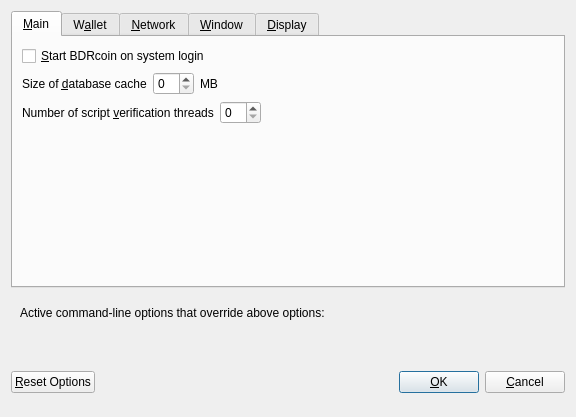
<?xml version="1.0" encoding="UTF-8"?>
<ui version="4.0">
 <class>OptionsDialog</class>
 <widget class="QDialog" name="OptionsDialog">
  <property name="geometry">
   <rect>
    <x>0</x>
    <y>0</y>
    <width>576</width>
    <height>417</height>
   </rect>
  </property>
  <property name="windowTitle">
   <string>Options</string>
  </property>
  <property name="modal">
   <bool>true</bool>
  </property>
  <layout class="QVBoxLayout" name="verticalLayout">
   <item>
    <widget class="QTabWidget" name="tabWidget">
     <property name="currentIndex">
      <number>0</number>
     </property>
     <widget class="QWidget" name="tabMain">
      <attribute name="title">
       <string>&amp;Main</string>
      </attribute>
      <layout class="QVBoxLayout" name="verticalLayout_Main">
       <item>
        <widget class="QCheckBox" name="bitcoinAtStartup">
         <property name="toolTip">
          <string>Automatically start BDRcoin after logging in to the system.</string>
         </property>
         <property name="text">
          <string>&amp;Start BDRcoin on system login</string>
         </property>
        </widget>
       </item>
       <item>
        <layout class="QHBoxLayout" name="horizontalLayout_2_Main">
         <item>
          <widget class="QLabel" name="databaseCacheLabel">
           <property name="text">
            <string>Size of &amp;database cache</string>
           </property>
           <property name="textFormat">
            <enum>Qt::PlainText</enum>
           </property>
           <property name="buddy">
            <cstring>databaseCache</cstring>
           </property>
          </widget>
         </item>
         <item>
          <widget class="QSpinBox" name="databaseCache"/>
         </item>
         <item>
          <widget class="QLabel" name="databaseCacheUnitLabel">
           <property name="text">
            <string>MB</string>
           </property>
           <property name="textFormat">
            <enum>Qt::PlainText</enum>
           </property>
          </widget>
         </item>
         <item>
          <spacer name="horizontalSpacer_2_Main">
           <property name="orientation">
            <enum>Qt::Horizontal</enum>
           </property>
           <property name="sizeHint" stdset="0">
            <size>
             <width>40</width>
             <height>20</height>
            </size>
           </property>
          </spacer>
         </item>
        </layout>
       </item>
       <item>
        <layout class="QHBoxLayout" name="horizontalLayout_3_Main">
         <item>
          <widget class="QLabel" name="threadsScriptVerifLabel">
           <property name="text">
            <string>Number of script &amp;verification threads</string>
           </property>
           <property name="textFormat">
            <enum>Qt::PlainText</enum>
           </property>
           <property name="buddy">
            <cstring>threadsScriptVerif</cstring>
           </property>
          </widget>
         </item>
         <item>
          <widget class="QSpinBox" name="threadsScriptVerif">
           <property name="toolTip">
            <string>(0 = auto, &lt;0 = leave that many cores free)</string>
           </property>
          </widget>
         </item>
         <item>
          <spacer name="horizontalSpacer_3_Main">
           <property name="orientation">
            <enum>Qt::Horizontal</enum>
           </property>
           <property name="sizeHint" stdset="0">
            <size>
             <width>40</width>
             <height>20</height>
            </size>
           </property>
          </spacer>
         </item>
        </layout>
       </item>
       <item>
        <spacer name="verticalSpacer_Main">
         <property name="orientation">
          <enum>Qt::Vertical</enum>
         </property>
         <property name="sizeHint" stdset="0">
          <size>
           <width>20</width>
           <height>40</height>
          </size>
         </property>
        </spacer>
       </item>
      </layout>
     </widget>
     <widget class="QWidget" name="tabWallet">
      <attribute name="title">
       <string>W&amp;allet</string>
      </attribute>
      <layout class="QVBoxLayout" name="verticalLayout_Wallet">
       <item>
        <widget class="QGroupBox" name="groupBox">
         <property name="title">
          <string>Expert</string>
         </property>
         <layout class="QVBoxLayout" name="verticalLayout_2">
          <item>
           <widget class="QCheckBox" name="coinControlFeatures">
            <property name="toolTip">
             <string>Whether to show coin control features or not.</string>
            </property>
            <property name="text">
             <string>Enable coin &amp;control features</string>
            </property>
           </widget>
          </item>
          <item>
           <widget class="QCheckBox" name="showMasternodesTab">
            <property name="toolTip">
             <string>Show additional tab listing all your masternodes in first sub-tab&lt;br/&gt;and all masternodes on the network in second sub-tab.</string>
            </property>
            <property name="text">
             <string>Show Masternodes Tab</string>
            </property>
           </widget>
          </item>
          <item>
           <widget class="QCheckBox" name="spendZeroConfChange">
            <property name="toolTip">
             <string>If you disable the spending of unconfirmed change, the change from a transaction&lt;br/&gt;cannot be used until that transaction has at least one confirmation.&lt;br/&gt;This also affects how your balance is computed.</string>
            </property>
            <property name="text">
             <string>&amp;Spend unconfirmed change</string>
            </property>
           </widget>
          </item>
         </layout>
        </widget>
       </item>
       <item>
        <spacer name="verticalSpacer_Wallet">
         <property name="orientation">
          <enum>Qt::Vertical</enum>
         </property>
         <property name="sizeHint" stdset="0">
          <size>
           <width>20</width>
           <height>40</height>
          </size>
         </property>
        </spacer>
       </item>
      </layout>
     </widget>
     <widget class="QWidget" name="tabNetwork">
      <attribute name="title">
       <string>&amp;Network</string>
      </attribute>
      <layout class="QVBoxLayout" name="verticalLayout_Network">
       <item>
        <widget class="QCheckBox" name="mapPortUpnp">
         <property name="toolTip">
          <string>Automatically open the BDRcoin client port on the router. This only works when your router supports UPnP and it is enabled.</string>
         </property>
         <property name="text">
          <string>Map port using &amp;UPnP</string>
         </property>
        </widget>
       </item>
       <item>
        <widget class="QCheckBox" name="allowIncoming">
         <property name="toolTip">
          <string>Accept connections from outside</string>
         </property>
         <property name="text">
          <string>Allow incoming connections</string>
         </property>
        </widget>
       </item>
       <item>
        <widget class="QCheckBox" name="connectSocks">
         <property name="toolTip">
          <string>Connect to the BDRcoin network through a SOCKS5 proxy.</string>
         </property>
         <property name="text">
          <string>&amp;Connect through SOCKS5 proxy (default proxy):</string>
         </property>
        </widget>
       </item>
       <item>
        <layout class="QHBoxLayout" name="horizontalLayout_1_Network">
         <item>
          <widget class="QLabel" name="proxyIpLabel">
           <property name="text">
            <string>Proxy &amp;IP:</string>
           </property>
           <property name="textFormat">
            <enum>Qt::PlainText</enum>
           </property>
           <property name="buddy">
            <cstring>proxyIp</cstring>
           </property>
          </widget>
         </item>
         <item>
          <widget class="QValidatedLineEdit" name="proxyIp">
           <property name="minimumSize">
            <size>
             <width>140</width>
             <height>0</height>
            </size>
           </property>
           <property name="maximumSize">
            <size>
             <width>140</width>
             <height>16777215</height>
            </size>
           </property>
           <property name="toolTip">
            <string>IP address of the proxy (e.g. IPv4: 127.0.0.1 / IPv6: ::1)</string>
           </property>
          </widget>
         </item>
         <item>
          <widget class="QLabel" name="proxyPortLabel">
           <property name="text">
            <string>&amp;Port:</string>
           </property>
           <property name="textFormat">
            <enum>Qt::PlainText</enum>
           </property>
           <property name="buddy">
            <cstring>proxyPort</cstring>
           </property>
          </widget>
         </item>
         <item>
          <widget class="QLineEdit" name="proxyPort">
           <property name="minimumSize">
            <size>
             <width>55</width>
             <height>0</height>
            </size>
           </property>
           <property name="maximumSize">
            <size>
             <width>55</width>
             <height>16777215</height>
            </size>
           </property>
           <property name="toolTip">
            <string>Port of the proxy (e.g. 9050)</string>
           </property>
          </widget>
         </item>
         <item>
          <spacer name="horizontalSpacer_1_Network">
           <property name="orientation">
            <enum>Qt::Horizontal</enum>
           </property>
           <property name="sizeHint" stdset="0">
            <size>
             <width>40</width>
             <height>20</height>
            </size>
           </property>
          </spacer>
         </item>
        </layout>
       </item>
       <item>
        <spacer name="verticalSpacer_Network">
         <property name="orientation">
          <enum>Qt::Vertical</enum>
         </property>
         <property name="sizeHint" stdset="0">
          <size>
           <width>20</width>
           <height>40</height>
          </size>
         </property>
        </spacer>
       </item>
      </layout>
     </widget>
     <widget class="QWidget" name="tabWindow">
      <attribute name="title">
       <string>&amp;Window</string>
      </attribute>
      <layout class="QVBoxLayout" name="verticalLayout_Window">
       <item>
        <widget class="QCheckBox" name="minimizeToTray">
         <property name="toolTip">
          <string>Show only a tray icon after minimizing the window.</string>
         </property>
         <property name="text">
          <string>&amp;Minimize to the tray instead of the taskbar</string>
         </property>
        </widget>
       </item>
       <item>
        <widget class="QCheckBox" name="minimizeOnClose">
         <property name="toolTip">
          <string>Minimize instead of exit the application when the window is closed. When this option is enabled, the application will be closed only after selecting Quit in the menu.</string>
         </property>
         <property name="text">
          <string>M&amp;inimize on close</string>
         </property>
        </widget>
       </item>
       <item>
        <spacer name="verticalSpacer_Window">
         <property name="orientation">
          <enum>Qt::Vertical</enum>
         </property>
         <property name="sizeHint" stdset="0">
          <size>
           <width>20</width>
           <height>40</height>
          </size>
         </property>
        </spacer>
       </item>
      </layout>
     </widget>
     <widget class="QWidget" name="tabDisplay">
      <attribute name="title">
       <string>&amp;Display</string>
      </attribute>
      <layout class="QVBoxLayout" name="verticalLayout_Display">
       <item>
        <layout class="QHBoxLayout" name="horizontalLayout_1_Display">
         <item>
          <widget class="QLabel" name="langLabel">
           <property name="text">
            <string>User Interface &amp;language:</string>
           </property>
           <property name="textFormat">
            <enum>Qt::PlainText</enum>
           </property>
           <property name="buddy">
            <cstring>lang</cstring>
           </property>
          </widget>
         </item>
         <item>
          <widget class="QValueComboBox" name="lang">
           <property name="toolTip">
            <string>The user interface language can be set here. This setting will take effect after restarting BDRcoin.</string>
           </property>
          </widget>
         </item>
        </layout>
       </item>
       <item>
        <widget class="QLabel" name="label_3">
         <property name="toolTip">
          <string notr="true"/>
         </property>
         <property name="statusTip">
          <string notr="true"/>
         </property>
         <property name="whatsThis">
          <string notr="true"/>
         </property>
         <property name="accessibleName">
          <string notr="true"/>
         </property>
         <property name="text">
          <string>Language missing or translation incomplete? Help contributing translations here:
https://www.transifex.com/bdrcoin/bdrcoin-translations</string>
         </property>
         <property name="wordWrap">
          <bool>true</bool>
         </property>
         <property name="openExternalLinks">
          <bool>true</bool>
         </property>
         <property name="textInteractionFlags">
          <set>Qt::TextBrowserInteraction</set>
         </property>
        </widget>
       </item>
       <item>
        <layout class="QHBoxLayout" name="horizontalLayout_4_Display" stretch="0,0">
         <item>
          <widget class="QLabel" name="themeLabel">
           <property name="text">
            <string>User Interface Theme:</string>
           </property>
          </widget>
         </item>
         <item>
          <widget class="QValueComboBox" name="theme"/>
         </item>
        </layout>
       </item>
       <item>
        <widget class="Line" name="line">
         <property name="orientation">
          <enum>Qt::Horizontal</enum>
         </property>
        </widget>
       </item>
       <item>
        <layout class="QHBoxLayout" name="horizontalLayout_2_Display">
         <item>
          <widget class="QLabel" name="unitLabel">
           <property name="text">
            <string>&amp;Unit to show amounts in:</string>
           </property>
           <property name="textFormat">
            <enum>Qt::PlainText</enum>
           </property>
           <property name="buddy">
            <cstring>unit</cstring>
           </property>
          </widget>
         </item>
         <item>
          <widget class="QValueComboBox" name="unit">
           <property name="toolTip">
            <string>Choose the default subdivision unit to show in the interface and when sending coins.</string>
           </property>
          </widget>
         </item>
        </layout>
       </item>
       <item>
        <layout class="QHBoxLayout" name="horizontalLayout_5_Display">
         <item>
          <widget class="QLabel" name="digitsLabel">
           <property name="text">
            <string>Decimal digits</string>
           </property>
          </widget>
         </item>
         <item>
          <widget class="QValueComboBox" name="digits"/>
         </item>
        </layout>
       </item>
       <item>
        <layout class="QHBoxLayout" name="horizontalLayout_3_Display">
         <item>
          <widget class="QLabel" name="thirdPartyTxUrlsLabel">
           <property name="toolTip">
            <string>Third party URLs (e.g. a block explorer) that appear in the transactions tab as context menu items. %s in the URL is replaced by transaction hash. Multiple URLs are separated by vertical bar |.</string>
           </property>
           <property name="text">
            <string>Third party transaction URLs</string>
           </property>
           <property name="buddy">
            <cstring>thirdPartyTxUrls</cstring>
           </property>
          </widget>
         </item>
         <item>
          <widget class="QLineEdit" name="thirdPartyTxUrls">
           <property name="toolTip">
            <string>Third party URLs (e.g. a block explorer) that appear in the transactions tab as context menu items. %s in the URL is replaced by transaction hash. Multiple URLs are separated by vertical bar |.</string>
           </property>
          </widget>
         </item>
        </layout>
       </item>
       <item>
        <spacer name="verticalSpacer">
         <property name="orientation">
          <enum>Qt::Vertical</enum>
         </property>
         <property name="sizeHint" stdset="0">
          <size>
           <width>20</width>
           <height>40</height>
          </size>
         </property>
        </spacer>
       </item>
      </layout>
     </widget>
    </widget>
   </item>
   <item>
    <widget class="QFrame" name="frame">
     <layout class="QVBoxLayout" name="verticalLayout_Bottom">
      <item>
       <layout class="QHBoxLayout" name="horizontalLayout_Bottom">
        <item>
         <widget class="QLabel" name="overriddenByCommandLineInfoLabel">
          <property name="text">
           <string>Active command-line options that override above options:</string>
          </property>
          <property name="textFormat">
           <enum>Qt::PlainText</enum>
          </property>
         </widget>
        </item>
        <item>
         <spacer name="horizontalSpacer_Bottom">
          <property name="orientation">
           <enum>Qt::Horizontal</enum>
          </property>
          <property name="sizeHint" stdset="0">
           <size>
            <width>40</width>
            <height>20</height>
           </size>
          </property>
         </spacer>
        </item>
       </layout>
      </item>
      <item>
       <widget class="QLabel" name="overriddenByCommandLineLabel">
        <property name="text">
         <string/>
        </property>
        <property name="textFormat">
         <enum>Qt::PlainText</enum>
        </property>
        <property name="wordWrap">
         <bool>true</bool>
        </property>
       </widget>
      </item>
     </layout>
    </widget>
   </item>
   <item>
    <layout class="QHBoxLayout" name="horizontalLayout_Buttons">
     <item>
      <widget class="QPushButton" name="resetButton">
       <property name="toolTip">
        <string>Reset all client options to default.</string>
       </property>
       <property name="text">
        <string>&amp;Reset Options</string>
       </property>
       <property name="autoDefault">
        <bool>false</bool>
       </property>
      </widget>
     </item>
     <item>
      <spacer name="horizontalSpacer_1">
       <property name="orientation">
        <enum>Qt::Horizontal</enum>
       </property>
       <property name="sizeHint" stdset="0">
        <size>
         <width>40</width>
         <height>48</height>
        </size>
       </property>
      </spacer>
     </item>
     <item>
      <widget class="QLabel" name="statusLabel">
       <property name="minimumSize">
        <size>
         <width>200</width>
         <height>0</height>
        </size>
       </property>
       <property name="font">
        <font>
         <weight>75</weight>
         <bold>true</bold>
        </font>
       </property>
       <property name="text">
        <string/>
       </property>
       <property name="textFormat">
        <enum>Qt::PlainText</enum>
       </property>
       <property name="wordWrap">
        <bool>true</bool>
       </property>
      </widget>
     </item>
     <item>
      <spacer name="horizontalSpacer_2">
       <property name="orientation">
        <enum>Qt::Horizontal</enum>
       </property>
       <property name="sizeHint" stdset="0">
        <size>
         <width>40</width>
         <height>48</height>
        </size>
       </property>
      </spacer>
     </item>
     <item>
      <widget class="QPushButton" name="okButton">
       <property name="text">
        <string>&amp;OK</string>
       </property>
       <property name="autoDefault">
        <bool>false</bool>
       </property>
       <property name="default">
        <bool>true</bool>
       </property>
      </widget>
     </item>
     <item>
      <widget class="QPushButton" name="cancelButton">
       <property name="text">
        <string>&amp;Cancel</string>
       </property>
       <property name="autoDefault">
        <bool>false</bool>
       </property>
      </widget>
     </item>
    </layout>
   </item>
  </layout>
 </widget>
 <customwidgets>
  <customwidget>
   <class>QValidatedLineEdit</class>
   <extends>QLineEdit</extends>
   <header>qvalidatedlineedit.h</header>
  </customwidget>
  <customwidget>
   <class>QValueComboBox</class>
   <extends>QComboBox</extends>
   <header>qvaluecombobox.h</header>
  </customwidget>
 </customwidgets>
 <resources/>
 <connections/>
</ui>
